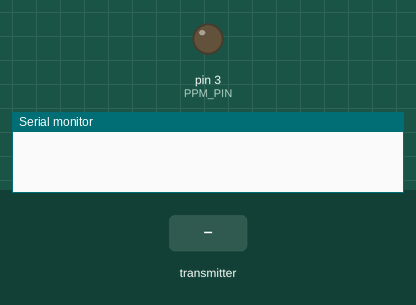
Bench run of a sketch on a simulated Arduino Uno, built with avr-gcc and run on an emulated ATmega328P. On the bench: output pins drawn as LEDs (lit = HIGH), the last lines printed to the serial monitor. Dashed ring = blinking. Inputs (shaded band) come from the test bench. No radio packets arrive unless stated.

Above: at 1.2 s.
1.3 s: the transmitter starts sending channels.0 = 0
At 1.51 s:
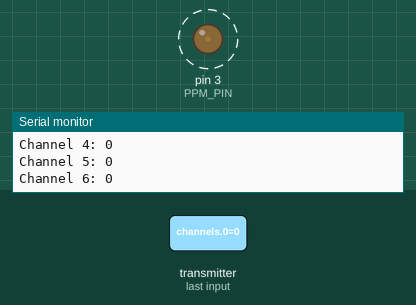
4.3 s: the transmitter starts sending channels.2 = 256
7.3 s: the transmitter starts sending channels.1 = 256
At 7.59 s:
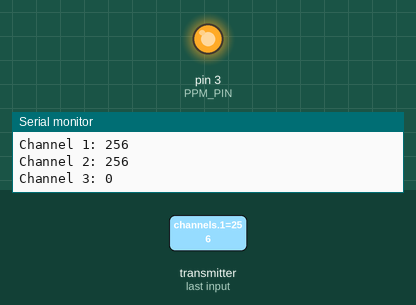
10.3 s: the transmitter starts sending channels.3 = 256
13.3 s: the transmitter starts sending channels.4 = 256
16.3 s: the transmitter starts sending channels.5 = 256
Timing chart, 0 to 20.3 s (numbered marks = the images above; inputs shaded):
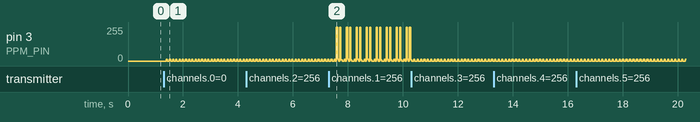

The sketch:

NRF24_PPM_Receiver.ino
```cpp
#include <SPI.h>
#include <nRF24L01.h>
#include <RF24.h>

// Setup for NRF24
RF24 radio(9, 10); // CE, CSN pins
const byte address[6] = "00001";

// PPM output pin
#define PPM_PIN 3

// PPM signal parameters
#define PPM_FRAME_LENGTH 22500 // Total frame length in microseconds (22.5ms for ~44Hz)
#define PPM_PULSE_LENGTH 300   // Pulse length in microseconds
#define CHANNEL_NUMBER 8       // Number of channels

// PPM values array
int channels[CHANNEL_NUMBER];

// Timing variables
unsigned long lastFrameTime = 0;
unsigned int ppm[CHANNEL_NUMBER + 1]; // Includes sync pulse

void setup() {
    Serial.begin(9600);
    pinMode(PPM_PIN, OUTPUT);
    digitalWrite(PPM_PIN, LOW);

    radio.begin();
    radio.openReadingPipe(0, address);
    radio.setPALevel(RF24_PA_LOW);
    radio.startListening();
}

void loop() {
    if (radio.available()) {
        radio.read(&channels, sizeof(channels));

        // For debugging: Print PPM values to Serial Monitor
        for (int i = 0; i < CHANNEL_NUMBER; i++) {
            Serial.print("Channel ");
            Serial.print(i);
            Serial.print(": ");
            Serial.println(channels[i]);
        }

        // Generate PPM signal
        generatePPM();
    }
}

void generatePPM() {
    unsigned long currentTime = micros();
    if (currentTime - lastFrameTime >= PPM_FRAME_LENGTH) {
        lastFrameTime = currentTime;

        for (int i = 0; i < CHANNEL_NUMBER; i++) {
            ppm[i] = channels[i];
        }
        ppm[CHANNEL_NUMBER] = PPM_FRAME_LENGTH - (CHANNEL_NUMBER * PPM_PULSE_LENGTH) - sumArray(channels, CHANNEL_NUMBER);

        // Output PPM signal
        for (int i = 0; i < CHANNEL_NUMBER + 1; i++) {
            digitalWrite(PPM_PIN, HIGH);
            delayMicroseconds(PPM_PULSE_LENGTH);
            digitalWrite(PPM_PIN, LOW);
            delayMicroseconds(ppm[i]);
        }
    }
}

unsigned int sumArray(int arr[], int length) {
    unsigned int sum = 0;
    for (int i = 0; i < length; i++) {
        sum += arr[i];
    }
    return sum;
}
```

Measured:
- after the input at 1.3 s, pin 3 (PPM_PIN): alternates 14/255 for 0.04 s and 0/255 for 0.08 s, starting after 0.09 s
